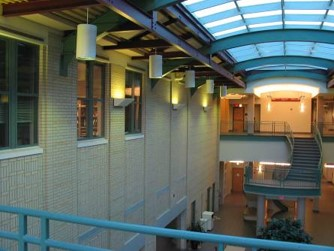
#> input picture assignment_1new/images/CMU_left.jpg, 334 x 251 px
$ jupyter execute --allow-errors MyRansacPanorama_student_copy.ipynb
#> lines starting #> are read from the running program, lines starting #| are printed output that depends on the picture
# Assignment 1 (part II):  Automatic Panorama Mosaicing

[cell 1]
import numpy as np
import matplotlib
import matplotlib.image as image
import matplotlib.pyplot as plt
from skimage.feature import (corner_harris, corner_peaks, plot_matches, BRIEF, match_descriptors)
from skimage.transform import warp, ProjectiveTransform
from skimage.color import rgb2gray
from skimage.measure import ransac

### The cell below demonstrates feature detection (e.g. corners) and matching (e.g. BRIEF descriptor)

[cell 2]
imL = image.imread("images/CMU_left.jpg")
#> imL is the input picture: shape (251, 334, 3); mean R, G, B 94.8, 103.3, 94.9
imR = image.imread("images/CMU_right.jpg")
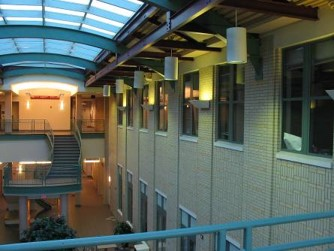
#> input picture assignment_1new/images/CMU_right.jpg, 334 x 251 px
#> imR is the input picture: shape (251, 334, 3); mean R, G, B 87.8, 97, 88.2
imLgray = rgb2gray(imL)
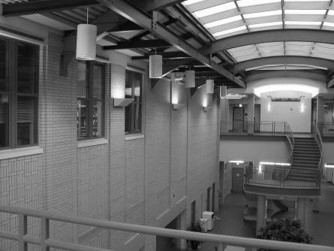
#> imLgray: shape (251, 334) float64; min 0.00417, max 1, mean 0.396
imRgray = rgb2gray(imR)
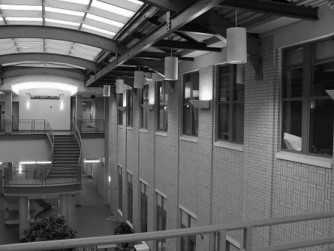
#> imRgray: shape (251, 334) float64; min 0.00333, max 1, mean 0.37


# NOTE: corner_peaks and many other feature extraction functions return point coordinates as (y,x), that is (rows,cols)
keypointsL = corner_peaks(corner_harris(imLgray), threshold_rel=0.0005, min_distance=5)
#> keypointsL = 202 pairs, first value 8 to 242, second value 7 to 326
keypointsR = corner_peaks(corner_harris(imRgray), threshold_rel=0.0005, min_distance=5)
#> keypointsR = 204 pairs, first value 6 to 245, second value 5 to 326

extractor = BRIEF()

extractor.extract(imLgray, keypointsL)
keypointsL = keypointsL[extractor.mask]
#> keypointsL = 152 pairs, first value 25 to 227, second value 24 to 309
descriptorsL = extractor.descriptors

extractor.extract(imRgray, keypointsR)
keypointsR = keypointsR[extractor.mask]
#> keypointsR = 154 pairs, first value 24 to 227, second value 28 to 309
descriptorsR = extractor.descriptors

matchesLR = match_descriptors(descriptorsL, descriptorsR, cross_check=True)

# print(len(keypointsL),len(keypointsL[0]), len(descriptorsL), len(descriptorsL[0]))
print ('the number of matches is {:2d}'.format(matchesLR.shape[0]))

fig = plt.figure(1,figsize = (12, 4))
axA = plt.subplot(111)
plt.gray()
plot_matches(axA, imL, imR, keypointsL, keypointsR, matchesLR) #, matches_color = 'r')
#> (this line was passed over: skimage is not available in this run)
axA.axis('off')

plt.show()

## Problem 1
### Rederive your formula in Problem 4a from Part I of the assignment for the following modification. Assume there are $N=53$ matches $(p,p')$ as in figure 1 above. $N_i=21$ of these matches are inliers for a homography, while the rest of the matches are $N_o=32$ outliers. To estimate a homography you need a sample with $K=4$ matches. What is the least number of times one should randomly sample a subset of $K$ matches to get probability  $p≥0.95$  that at least one of these samples has all of its $K$ matches from inliers? Derive a general formula and compute a numerical answer for the specified numbers.

Solution:

P(a sample of 4 matches are all inliers) = $\frac{21}{53} \cdot \frac{20}{52} \cdot \frac{19}{51} \cdot \frac{18}{50} \approx 0.02$

P(a sample of 4 matches are not all inliers) = 1 - P(a sample of 4 matches are all inliers) = $1-0.02=0.98$

P (at least one of the subset of K matches are all inliers) = 1 - P (none of the subset of K matches are all inliers）= $1 - (0.98)^n \geq 0.95$
$$\Rightarrow n \geq 149 $$

## Problem 2: (RANSAC for Homographies)
### Write code below using RANSAC to estimate Homography from matched pairs of points above. This cell should display new figure 2 similar to figure 1 above, but it should show only inlier pairs for the detected homography. HINT: you can use $ProjectiveTransform$  from library $skimage$ declared at the top of the notebok.

[cell 3]
import random

matchLen = matchesLR.shape[0]
max = 0
maxSet = []
X, Y = [], []
for i in range(len(matchesLR)):
    l = matchesLR[i][0]
    X.append(keypointsL[l])
    r = matchesLR[i][1]
    Y.append(keypointsR[r])
#> after the loop, X = 56 pairs, first value 26 to 219, second value 24 to 309; Y = 56 pairs, first value 24 to 227, second value 28 to 309
X = np.array(X)
Y = np.array(Y)

# [9 lines of commented-out code are left out]

for j in range(149):
    # pair1, pair2, pair3, pair4 = random.randrange(matchLen), random.randrange(matchLen), random.randrange(matchLen), random.randrange(matchLen)
    # pointL1, pointL2, pointL3, pointL4 = matchesLR[pair1][0], matchesLR[pair2][0],  matchesLR[pair3][0],  matchesLR[pair4][0]
    # x1, y1, x2, y2, x3, y3, x4, y4 = keypointsL[pointL1][0], keypointsL[pointL1][1], keypointsL[pointL2][0], keypointsL[pointL2][1], keypointsL[pointL3][0], keypointsL[pointL3][1], keypointsL[pointL4][0], keypointsL[pointL4][1]

    # pointR1, pointR2, pointR3, pointR4 = matchesLR[pair1][1], matchesLR[pair2][1],  matchesLR[pair3][1],  matchesLR[pair4][1]
    # px1, py1, px2, py2, px3, py3, px4, py4 = keypointsR[pointR1][0], keypointsR[pointR1][1], keypointsR[pointR2][0], keypointsR[pointR2][1], keypointsR[pointR3][0], keypointsR[pointR3][1], keypointsR[pointR4][0], keypointsR[pointR4][1]

    # # print(imL[x1][y1], imL[x2][y2], imR[px1][py1], imR[px2][py2])

    # A = np.array([[x1, y1, 1, 0, 0, 0, -x1*px1, -y1*px1, -px1],
    #      [x1, y1, 1, 0, 0, 0, -x1*py1, -y1*py1, -py1],
    #      [x2, y2, 1, 0, 0, 0, -x2*px2, -y2*px2, -px2],
    #      [x2, y2, 1, 0, 0, 0, -x2*py2, -y2*py2, -py2],
    #      [x3, y3, 1, 0, 0, 0, -x3*px3, -y3*px3, -px3],
    #      [x3, y3, 1, 0, 0, 0, -x3*py3, -y3*py3, -py3],
    #      [x4, y4, 1, 0, 0, 0, -x4*px4, -y4*px4, -px4],
    #      [x4, y4, 1, 0, 0, 0, -x4*py4, -y4*py4, -py4]])

    # A_8 = A[:, 0:8]
    # h = calcH(A_8, A[:, 8])

    model_robust, inliers = ransac((X, Y), ProjectiveTransform, min_samples=3, residual_threshold=2, max_trials=10)
    # a_rs, b_rs = model_robust.line_par()
    # print(len(inliers), inliers)
    count = 0
    for i in inliers:
        if i == True:
            count = count+1
    if count > max:
        maxSet = inliers
        max = count
#> after the loop, max = 18
inlierA = []
inlierB = []
for i in range(len(maxSet)):
    if maxSet[i] == True:
        inlierA.append(X[i])
        inlierB.append(Y[i])
#> this loop made 56 passes
#> after the loop, inlierA = [[164, 289], [100, 299], [100, 271], [131, 309], [54, 284], [42, 284], [68, 284], [138, 294], [130, 275], [163, 274], [111, 302], [109, 291], [110, 268], [147, 294], [122, 284], [186, 282], [202, 295], [122, 274]]; inlierB = [[162, 50], [98, 58], [98, 31], [128, 69], [51, 43], [39, 44], [65, 44], [135, 54], [128, 35], [162, 35], [108, 61], [107, 50], [107, 28], [145, 54], [120, 44], [185, 44], [199, 58], [120, 34]]
inlierA, inlierB = np.array(inlierA), np.array(inlierB)
#> inlierA = 18 rows, first 8: [164, 289], [100, 299], [100, 271], [131, 309], [54, 284], [42, 284], [68, 284], [138, 294]; inlierB = 18 rows, first 8: [162, 50], [98, 58], [98, 31], [128, 69], [51, 43], [39, 44], [65, 44], [135, 54]
matches = []
for i in range(len(inlierA)):
    matches.append([i, i])
#> this loop made 18 passes
#> after the loop, matches = [[0, 0], [1, 1], [2, 2], [3, 3], [4, 4], [5, 5], [6, 6], [7, 7], [8, 8], [9, 9], [10, 10], [11, 11], [12, 12], [13, 13], [14, 14], [15, 15], [16, 16], [17, 17]]
matches = np.array(matches)
#> matches = 18 rows, first 8: [0, 0], [1, 1], [2, 2], [3, 3], [4, 4], [5, 5], [6, 6], [7, 7]
# print(len(inlierA), matches)

fig = plt.figure(2,figsize = (12, 4))
axA = plt.subplot(111)
plt.gray()
plot_matches(axA, imL, imR, inlierA, inlierB, matches) #, matches_color = 'r')
#> (this line was passed over: skimage is not available in this run)
axA.axis('off')

plt.show()


# [26 lines of commented-out code are left out]

## Problem 3 (reprojecting onto common PP)
### Use common PP corresponding to the plane of the left image. Your pamorama mosaic should be build inside a "reference frame" (think about it as an empty canvas of certain size) inside this common PP. The reference frame should be big enough to contain the left image and the part of the view covered by the right image after reprojecting onto common PP. Create a new figure 3 including the following three images (spread them vertically). First, show your reference frame only with the left image inside. Second, show the reference frame containing only a reprojected right image (warp it using a homography computed in Problem 1). Third, for comparison, show the reference frame containing only the right image reprojected using a (bad) homography estimated from all matches (including outliers, as in figure 1).
#### HINT1: use function $warp$ from library $skimage$ declared at the top of the notebook.
#### HINT2: function $warp$ needs "inverse map" as a (second) argument as it uses "inverse warping" to compute output intensities

[cell 4]
Idv = np.identity(3)
stitched = []
tform = ProjectiveTransform(matrix=Idv)

outR = warp(imL, tform.inverse, output_shape=(300, 650))
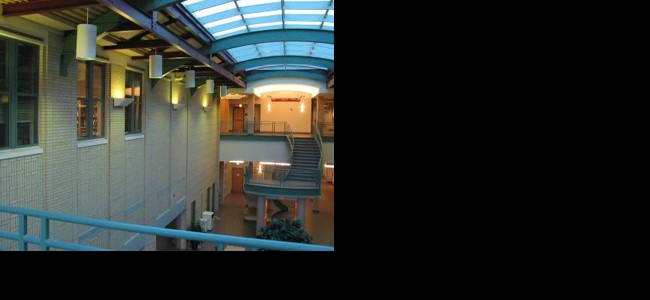
#> outR: shape (300, 650, 3) float64; mean R, G, B 0.16, 0.174, 0.16
print(outR)
#> (printed output is left out)

[cell 5]
A = []
print(inlierA.shape[0])
#| 18
for i in range(inlierA.shape[0]):
    xi, yi = inlierA[i][0], inlierA[i][1]
    pxi, pyi = inlierB[i][0], inlierB[i][1]
    Ai1 = [xi, yi, 1, 0, 0, 0, -xi*pxi, -yi*pxi, -pxi]
    Ai2 = [xi, yi, 1, 0, 0, 0, -xi*pyi, -yi*pyi, -pyi]
    A.append(Ai1)
    A.append(Ai2)
#> this loop made 18 passes
#> (xi, yi, pxi, pyi, Ai1, Ai2) on passes 1 to 6: (164, 289, 162, 50, [164, 289, 1, 0, 0, 0, -26568, -46818, -162], [164, 289, 1, 0, 0, 0, -8200, -14450, -50]), (100, 299, 98, 58, [100, 299, 1, 0, 0, 0, -9800, -29302, -98], [100, 299, 1, 0, 0, 0, -5800, -17342, -58]), (100, 271, 98, 31, [100, 271, 1, 0, 0, 0, -9800, -26558, -98], [100, 271, 1, 0, 0, 0, -3100, -8401, -31]), (131, 309, 128, 69, [131, 309, 1, 0, 0, 0, -16768, -39552, -128], [131, 309, 1, 0, 0, 0, -9039, -21321, -69]), (54, 284, 51, 43, [54, 284, 1, 0, 0, 0, -2754, -14484, -51], [54, 284, 1, 0, 0, 0, -2322, -12212, -43]), (42, 284, 39, 44, [42, 284, 1, 0, 0, 0, -1638, -11076, -39], [42, 284, 1, 0, 0, 0, -1848, -12496, -44])
#> after the loop, A = 36 items
A = np.array(A)
# print(A.shape)
A_8 = A[:, 0:8]
#> (the rest of this cell did not finish here and is left out)

[cell 6]
Idv = np.identity(3)

fig = plt.figure(3,figsize = (12, 14))

plt.subplot(311)
outL = warp(imL, Idv, output_shape=(300, 650))
plt.imshow(outL)
plt.title("reference frame with the left image")

############################
plt.subplot(312)

plt.title("reference frame with the right image (reprojected)")
tform = ProjectiveTransform()
inlierA[:, 0], inlierA[:, 1] = inlierA[:, 1], inlierA[:, 0].copy()
inlierB[:, 0], inlierB[:, 1] = inlierB[:, 1], inlierB[:, 0].copy()
tform.estimate(inlierA, inlierB)
outR = warp(imR, tform, output_shape=(300, 650))
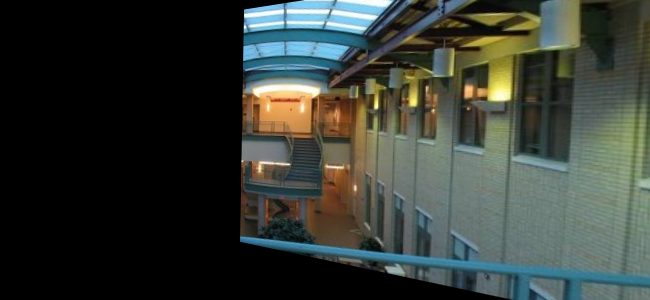
#> outR: shape (300, 650, 3) float64; mean R, G, B 0.21, 0.233, 0.209

plt.imshow(outR)
############################
plt.subplot(313)
#plt.imshow(...)
plt.title("reference frame with the right image (reprojected badly)")

plt.show()
